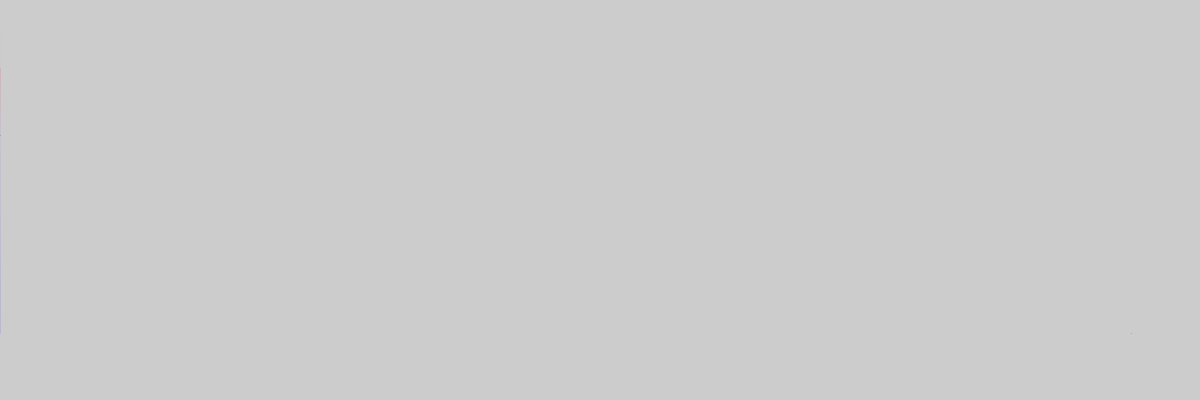
Frame 1 (no input)
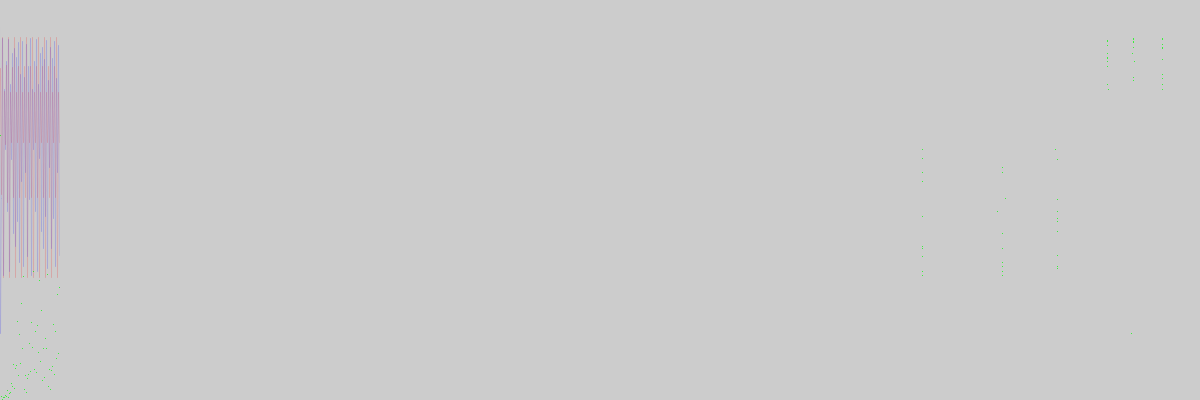
Frame 60 (the mouse pressed at the canvas centre just before this capture)
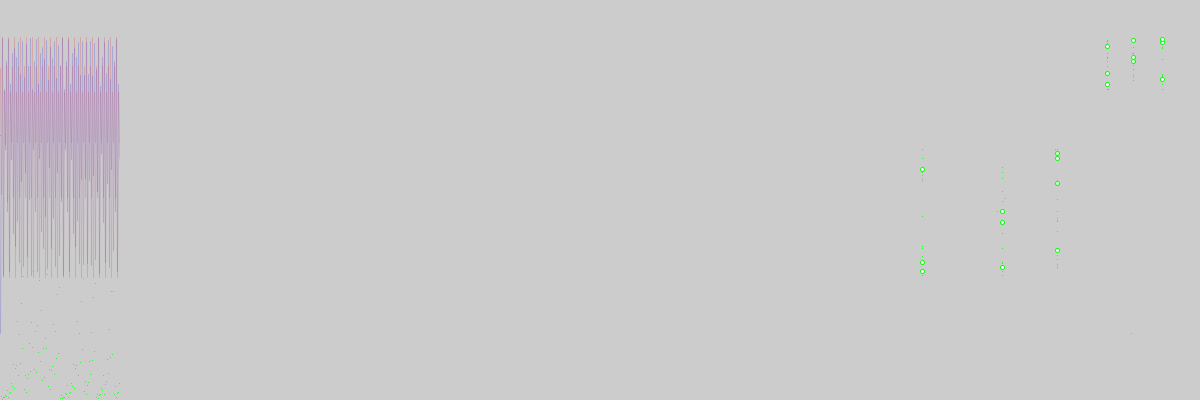
Frame 120 (the mouse held since frame 60 and released just before this capture)

The Processing sketch that drew these frames (run headless with seeded random() and noise(); from frame 60 on, the mouse is pressed at the canvas centre):

// Processing sketch: synchronCouple1
// ── synchronCouple1.pde
// Another example of using the same class 'singiel'
// we defined a class, now we will use it
//-//////////////////////////////////////////////////

final  float DefaultR=3.5;     //two systems independent of each other (3.5 to 4 because the sync. in chaos is the most interesting)
final  float DefaultAlpha=0.1; //by changing the alpha value we can change their mutual synchronization
final  int   runup=100;

singiel First;  // These are object handles, the fact that we declare them 
singiel Second; // doesn't mean that the objects exist!
                // Objects will be built further
                       
                     
void setup() // modifies global First,Second
{
  size(1200,400);
  frameRate(300);
  
  // Create new objects of type 'singiel' using the only available constructor
  // The handles catch whatever is created there
  First =new singiel(random(1.0), DefaultR+random(0.5), DefaultAlpha);
  Second=new singiel(random(1.0), DefaultR+random(0.5), DefaultAlpha);
   
  // period and field name so we read field name or you can with method
  println("1st:",First.x1," r:",First.r," alfa:"+str(First.alpha()));
  println("2st:",Second.x1," r:",Second.r," alfa:"+str(Second.alpha()));
}

// For visualization
int N=0;      //counter of iteration steps
int Sf=400;   //Scale factor

float scaleY(double X) //Scaling function
{
  return Sf-(float)(X)*Sf;
}

float Gre=255;
float Blu=255;
float Red=255;

void draw() // uses global N,Sf,Gre,Blu,Red
{
  First.next();
  Second.next();   // println("1st:",First.x1,"\t2nd:",Second.x1); //Control printout
  
  if(N<2*Sf)
  {
    stroke(Red,0,0,25);
    line(N-1,scaleY(First.x1),N,scaleY(First.x2));
    
    stroke(0,0,Blu,25);
    line(N-1,scaleY(Second.x1),N,scaleY(Second.x2));
    
    stroke(0,Gre,0);
    point(N,scaleY(abs(First.x2-Second.x2))); //difference between partners
    
    if(N>runup)//atractor
    {
       ellipse(2*Sf+First.x2*Sf,scaleY(Second.x2),4.0,4.0);       
    }
    else point(2*Sf+First.x2*Sf,scaleY(Second.x2)); //route to the attractor
    
    N++;
  }
  else
  {
    N=0; //We start the iteration from scratch with different starting values
    First.x2=random(1.0);
    Second.x2=random(1.0);
    Gre=random(255);Blu=random(255);Red=random(255);
    println("realFM:",frameRate,"\tX=",First.x1,Second.x1);
  }

}

/// @date 2026-06-17 ( → https://github.com/borkowsk/bookProcessingEN)

// ── singiel.pde
// Chaotic oscillator class - complex type
// An example of a class - user-defined type
//-//////////////////////////////////////////////
  
//The second partner adapts to the state already changed 
//in the first one, or they operate in strict parallel.
boolean _GottmanMode=false; //Important "refactoring"!

class singiel 
{ // FIELDS / ATTRIBUTES:
  float r; 
  private // "private" does not work in processing because of its relation to JAVA. 
  float al; 
  float x1,x2;
  
  //Constructor(s):
  // each class has at least one method called as 
  // the class name, has no return type and is used 
  // to create a class object - the instance
  singiel(float iX,float iR,float iAlpha)    
  {
    x1=x2=iX;r=iR;al=iAlpha;
  }
  
  // METHODS:
  float alpha() //R / O Access to the field 'al' 
  {             //under a different name. 
    return al;  //The so-called accessory
  }
  
  void next() // Method to change state of object.
  {          
    x1=x2;
    x2=x1*r*(1-x1); //This is an iteration without a pair
  }
   
}; //Closing the class.


// viewer - procedure external to the class
void view(singiel S,float v,float h,float rad)   
{  //Actually this is a visualization of the oscillator 
   //transition between states
   rad*=2; //some other "refactoring"
   ellipse(v,h,round(S.x1*rad),round(S.x2*rad));
}

// Pair iteration routine
// Declared outside the class for symmetry reasons
void next4couple(singiel F,singiel S) //Some "refactoring" done
{
  // The interaction of the oscillators
  if(_GottmanMode) // refactored here!
  {
    F.x2=F.x2*(1-F.al)+S.x2*F.al; //He adopts first
    S.x2=S.x2*(1-S.al)+F.x2*S.al;
  }
  else
  {
    float Xold=F.x2;
    F.x2=F.x2*(1-F.al)+S.x2*F.al;
    S.x2=S.x2*(1-S.al)+Xold*S.al;
  }
  
  // New states of partners
  F.next();
  S.next();
}
  
/// @date 2026-06-17 ( → https://github.com/borkowsk/bookProcessingEN)
